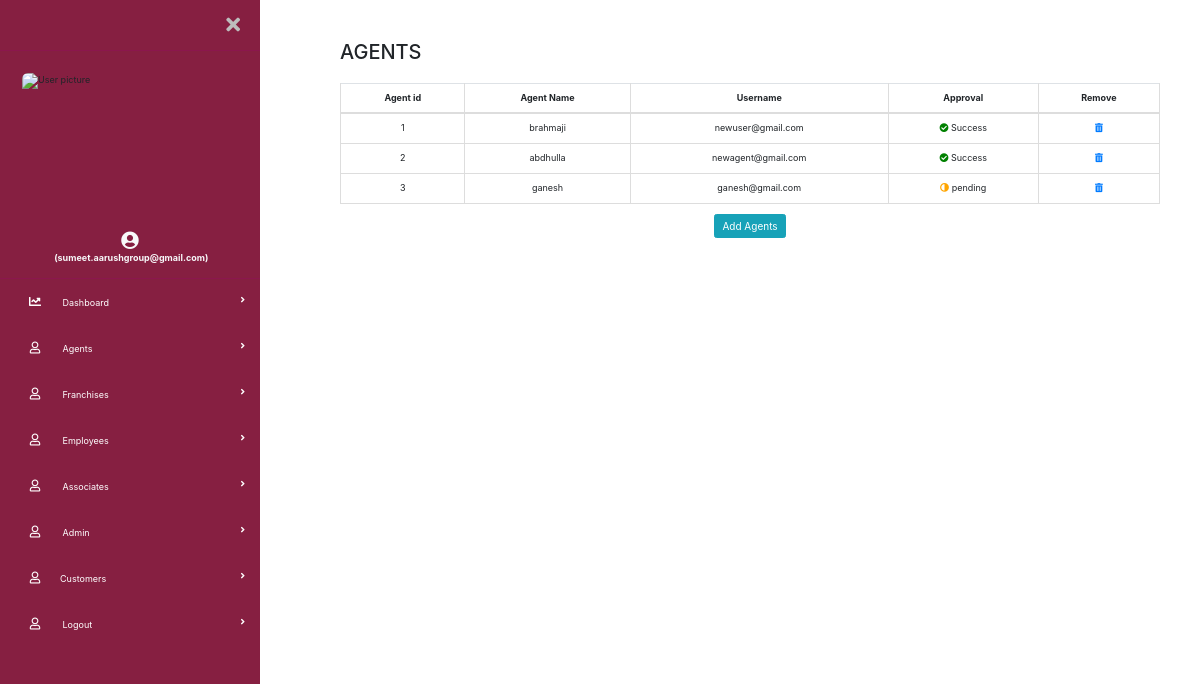
Screenshot of /backend/Admin_panel/Agent_dashboard.php (signed in) with the database file from the repository.
### tables this page shows
CREATE TABLE `agents` (
  `agentid` int(11) NOT NULL,
  `agentname` varchar(100) NOT NULL,
  `agentaadhar` int(11) NOT NULL,
  `agentpan` varchar(25) NOT NULL,
  `agentphone` varchar(12) NOT NULL,
  `agentemail` varchar(100) NOT NULL,
  `agentdistrict` varchar(100) NOT NULL,
  `agentaddress` varchar(100) NOT NULL,
  `Approval` varchar(12) DEFAULT NULL,
  `Delete` tinyint(1) DEFAULT NULL
);

### backend/Admin_panel/Agent_dashboard.php (the view, shortened to what this page needs)
<?php
include '../database.php';
$qry = "select * from agents";
$sql = mysqli_query($dbc, $qry) or die(mysqli_error($dbc));
$countagents = mysqli_num_rows($sql);
?>
<!DOCTYPE html>
<html lang="en">
<link href="css/bootstrap.min.css" rel="stylesheet" id="bootstrap-css">
<!DOCTYPE html>
<html lang="en">
<head>
  <link rel="stylesheet" href="https://maxcdn.bootstrapcdn.com/bootstrap/4.0.0/css/bootstrap.min.css">
  <link href="https://use.fontawesome.com/releases/v5.0.6/css/all.css" rel="stylesheet">
  <link href="css/side.css" rel="stylesheet">
</head>
<body>
  <div class="page-wrapper chiller-theme toggled">
    <nav id="sidebar" class="sidebar-wrapper">
      <div class="sidebar-content">
        <div class="sidebar-brand">
          <div id="close-sidebar">
            <i class="fas fa-times"></i>
          </div>
        </div>
        <div class="sidebar-header">
          <div class="user-pic">
            <img class="img-responsive img-rounded" src="images/kkm-logo.png" alt="User picture">
          </div>
        </div>
        <div class="text-center">
          <span class=" text-light"><i class="fas fa-user-circle fa-2x"></i><br>&nbsp;<strong>(<?php echo $_SESSION['loginname']; ?>)</strong></span>
        </div><br>
        <div class="sidebar-menu">
        <?php include 'sidenav.php' ?>
    </nav>
    <main class="page-content">
      <div class="container-fluid">
        <h2>AGENTS</h2><br>
        <div class="row">
          <div class="col-lg-12 text-center">
          <?php if ($countagents > 0) {?>
            <table class="table table-bordered col-md-8">
              <thead>
                <tr>
                  <th>Agent id</th>
                  <th>Agent Name</th>
                  <th>Username</th>
                  <th>Approval</th>
                  <th>Remove</th>
                </tr>
              </thead>
              <?php while ($row = mysqli_fetch_assoc($sql)) { ?>
                  <tr>
                    <td><?php echo $row['agentid'] ?></td>
                    <td><?php echo $row['agentname'] ?></td>
                    <td><?php echo $row['agentemail'] ?></td>
                    <td><?php if($row['Approval'] == 'Success'){
                    echo "  <i class='fas fa-check-circle fa-10px' style='color:green;'></i>  ";
                    } else if($row['Approval'] == 'pending'){
                    echo "  <i class='fas fa-adjust fa-10px' style='color:orange; transform:rotate(180deg);'></i>  ";
                    }
                     echo $row['Approval']; ?> </td>
                    <?php
                    if($row1['adminemail'] == $username || $row2['admin2email'] == $username ){
                      echo "<td><a  href='../remove/removeagents.php?id=".$row['agentid']."'><i class='fa fa-trash-alt' onClick=\"javascript: return confirm('Please confirm deletion');\"></i></a></td>";
                  } else {
                  echo "<td><a href='#'><i class='fa fa-trash-alt' onClick=\"javascript: return confirm('You are not Autharized Super Admin to DELETE');\"></i></a></td>";
                  }
                  ?>
                  </tr> <?php
                      }
                        ?>
            </table>
          <?php } else {
                echo "<strong>No Agents Found</strong>";
              } ?>
          <br>
          <?php if( $row1['adminemail'] == $username  || $row2['admin2email'] == $username || $row3['regemail'] == $username ){ ?>
          <button class="btn btn-info" type="button" data-toggle="modal" data-target="#exampleModal" data-whatever="@mdo">Add Agents</button>
          <?php } ?>
          </div>
        </div>
      </div>
    </main>
  </div>
</body>
</html>

### backend/Admin_panel/css/side.css (style rules this page uses)
body { font-size: 0.9rem; }
.page-wrapper .sidebar-wrapper, .sidebar-wrapper .sidebar-brand > a, .sidebar-wrapper .sidebar-dropdown > a:after, .sidebar-wrapper .sidebar-menu .sidebar-dropdown .sidebar-submenu li a:before, .sidebar-wrapper ul li a i, .page-wrapper .page-content, .sidebar-wrapper .sidebar-search input.search-menu, .sidebar-wrapper .sidebar-search .input-group-text, .sidebar-wrapper .sidebar-menu ul li a, #show-sidebar, #close-sidebar { -webkit-transition: all 0.3s ease; -moz-transition: all 0.3s ease; -ms-transition: all 0.3s ease; -o-transition: all 0.3s ease; transition: all 0.3s ease; }
.page-wrapper { height: 100vh; }
.page-wrapper.toggled .sidebar-wrapper { left: 0px; }
@media screen and (min-width: 768px) { .page-wrapper.toggled .page-content { padding-left: 300px; } }
.sidebar-wrapper { width: 260px; height: 100%; max-height: 100%; position: fixed; top: 0; left: -300px; z-index: 999; }
.sidebar-content { max-height: calc(100% - 30px); height: calc(100% - 30px); overflow-y: auto; position: relative; }
.sidebar-wrapper .sidebar-brand { padding: 10px 20px; display: flex; align-items: center; }
.sidebar-wrapper .sidebar-brand #close-sidebar { cursor: pointer; font-size: 20px; }
.sidebar-wrapper .sidebar-header { padding: 20px; overflow: hidden; }
.sidebar-wrapper .sidebar-header .user-pic { float: left; width: 200px; padding: 2px; border-radius: 12px; margin-right: 15px; overflow: hidden; height: 140px; }
.sidebar-wrapper .sidebar-header .user-pic img { height: 100%; width: 100%; }
.sidebar-wrapper .sidebar-menu { padding-bottom: 10px; }
.page-wrapper .page-content { display: inline-block; width: 100%; padding-left: 0px; padding-top: 20px; }
.page-wrapper .page-content > div { padding: 20px 40px; }
.page-wrapper .page-content { overflow-x: hidden; }
.chiller-theme .sidebar-wrapper { background: #861f41;; }
.chiller-theme .sidebar-wrapper .sidebar-header, .chiller-theme .sidebar-wrapper .sidebar-search, .chiller-theme .sidebar-wrapper .sidebar-menu { border-top: 1px solid #8b174d; }
.page-wrapper.chiller-theme.toggled #close-sidebar { color: #bdbdbd; }

### rows the page displays
agents: agentid "1", agentname "brahmaji", agentemail "newuser@gmail.com", Approval "Success"
agents: agentid "2", agentname "abdhulla", agentemail "newagent@gmail.com", Approval "Success"
agents: agentid "3", agentname "ganesh", agentemail "ganesh@gmail.com", Approval "pending"

### other values shown
$_SESSION['loginname'] "sumeet.aarushgroup@gmail.com"
